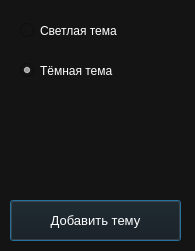
<?xml version="1.0" encoding="UTF-8"?>
<ui version="4.0">
 <class>Dialog</class>
 <widget class="QDialog" name="Dialog">
  <property name="geometry">
   <rect>
    <x>0</x>
    <y>0</y>
    <width>195</width>
    <height>251</height>
   </rect>
  </property>
  <property name="windowTitle">
   <string>Dialog</string>
  </property>
  <property name="styleSheet">
   <string notr="true">background-color: #141414;</string>
  </property>
  <widget class="QRadioButton" name="light_theme">
   <property name="geometry">
    <rect>
     <x>20</x>
     <y>20</y>
     <width>158</width>
     <height>21</height>
    </rect>
   </property>
   <property name="styleSheet">
    <string notr="true">color: #FFFFFF;</string>
   </property>
   <property name="text">
    <string>Светлая тема</string>
   </property>
  </widget>
  <widget class="QRadioButton" name="dark_theme">
   <property name="geometry">
    <rect>
     <x>20</x>
     <y>60</y>
     <width>158</width>
     <height>21</height>
    </rect>
   </property>
   <property name="styleSheet">
    <string notr="true">color: #FFFFFF;</string>
   </property>
   <property name="text">
    <string>Тёмная тема</string>
   </property>
   <property name="checked">
    <bool>true</bool>
   </property>
  </widget>
  <widget class="QPushButton" name="pushButton">
   <property name="geometry">
    <rect>
     <x>10</x>
     <y>200</y>
     <width>171</width>
     <height>41</height>
    </rect>
   </property>
   <property name="font">
    <font>
     <pointsize>10</pointsize>
    </font>
   </property>
   <property name="styleSheet">
    <string notr="true">color: rgb(255, 255, 255);</string>
   </property>
   <property name="text">
    <string>Добавить тему</string>
   </property>
  </widget>
 </widget>
 <resources/>
 <connections/>
</ui>
